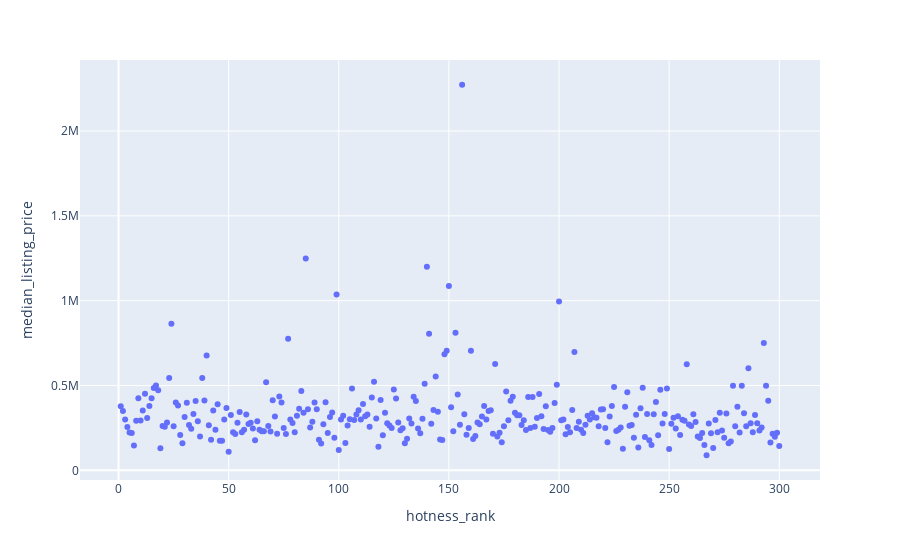

Notebook cell for this chart:
### Code cell
import plotly.express as px
fig = px.scatter(housing_metro, x="hotness_rank", y="median_listing_price", hover_name='cbsa_title')
fig.show()

### Figure 1 — Plotly figure (JSON) as saved in the notebook; plotly's stock layout.template omitted (floating-point values rounded to 4 significant figures; data arrays with more than 128 entries replaced by an {"elided": "..."} marker saying what was removed)
{"data": [{"hovertemplate": "<b>%{hovertext}</b><br><br>hotness_rank=%{x}<br>median_listing_price=%{y}<extra></extra>", "hovertext": {"elided": "300 str values"}, "legendgroup": "", "marker": {"color": "#636efa", "symbol": "circle"}, "mode": "markers", "name": "", "orientation": "v", "showlegend": false, "type": "scatter", "x": {"elided": "300 int values"}, "xaxis": "x", "y": {"elided": "300 float values"}, "yaxis": "y"}], "layout": {"legend": {"tracegroupgap": 0}, "margin": {"t": 60}, "xaxis": {"anchor": "y", "domain": [0, 1], "title": {"text": "hotness_rank"}}, "yaxis": {"anchor": "x", "domain": [0, 1], "title": {"text": "median_listing_price"}}}}
